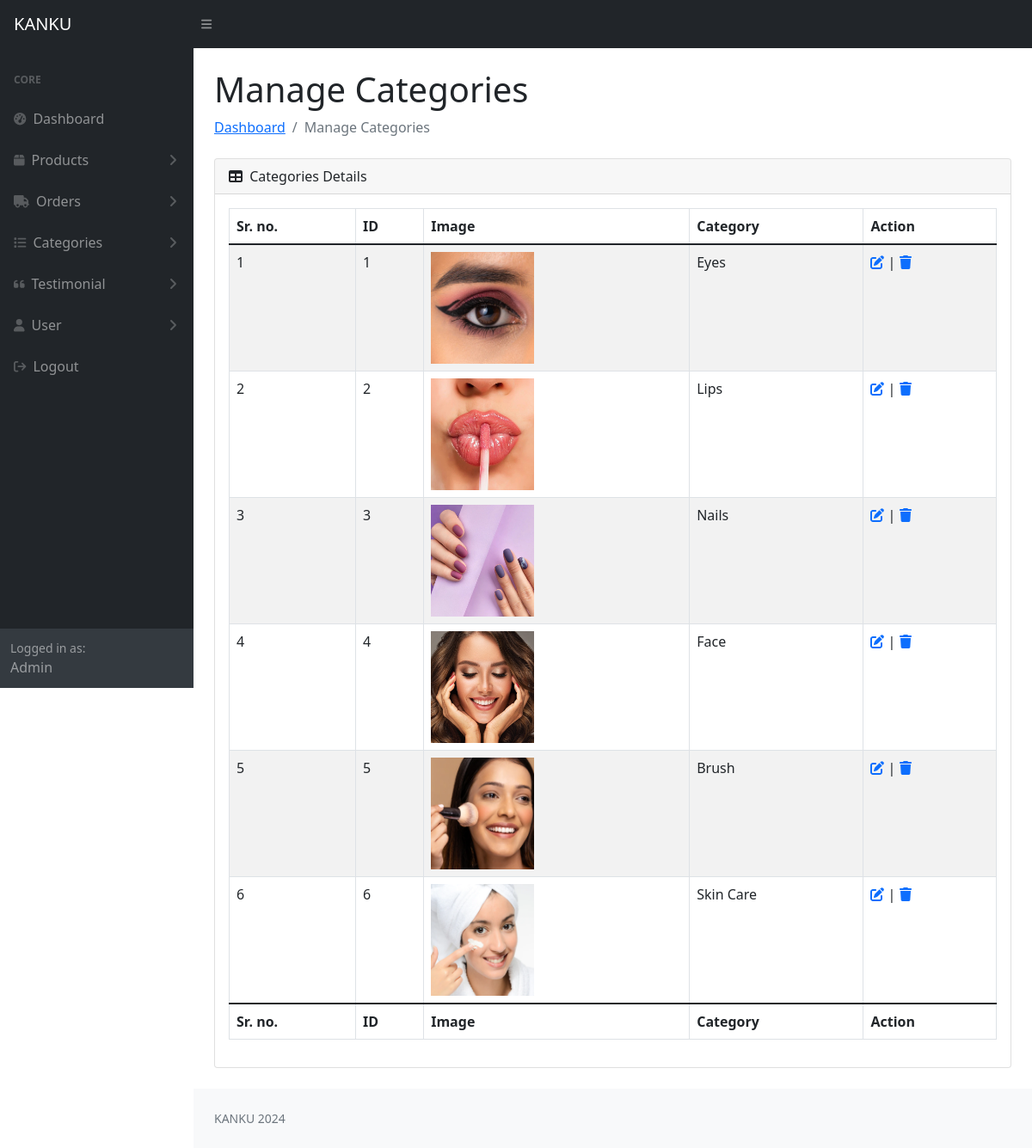
The app's page /manage-categories.php with its own data.
### tables this page shows
CREATE TABLE `category` (
  `c_id` int(100) NOT NULL,
  `c_name` varchar(255) NOT NULL,
  `c_img` varchar(255) NOT NULL
);

### manage-categories.php (the view, shortened to what this page needs)
<!DOCTYPE html>
<html lang="en">
    <head>
          <link href="https://cdn.jsdelivr.net/npm/simple-datatables@latest/dist/style.css" rel="stylesheet" />
        <link href="css/styles.css" rel="stylesheet" />
    </head>
    <body class="sb-nav-fixed">
 <?php include_once('includes/header.php');?>
        <div id="layoutSidenav">
       <?php include_once('includes/leftbar.php');?>
            <div id="layoutSidenav_content">
                <main>
                    <div class="container-fluid px-4">
                        <h1 class="mt-4">Manage Categories</h1>
                        <ol class="breadcrumb mb-4">
                            <li class="breadcrumb-item"><a href="dashboard.php">Dashboard</a></li>
                            <li class="breadcrumb-item active">Manage Categories</li>
                        </ol>
                        <div class="card mb-4">
                            <div class="card-header">
                                <i class="fas fa-table me-1"></i>
                               Categories Details
                            </div>
                            <div class="card-body table-responsive">
                            <table id="datatablesSimple" class="table table-striped table-bordered" >
                                    <thead>
                                        <tr>
                                        <th>Sr. no.</th>
                                            <th>ID</th>
                                            <th>Image</th>
                                            <th>Category</th>
                                            <th>Action</th>
                                        </tr>
                                    </thead>
                                    <tfoot>
                                        <tr>
                                        <th>Sr. no.</th>
                                            <th>ID</th>
                                            <th>Image</th>
                                            <th>Category</th>
                                            <th>Action</th>
                                        </tr>
                                    </tfoot>
                                    <tbody>
                                    <?php
                                    $query=mysqli_query($con,"select * from category");
                                    $cnt=1;
                                    while($row=mysqli_fetch_array($query))
                                    {
                                    ?>
                                        <tr>
                                            <td><?php echo htmlentities($cnt);?></td>
                                            <td><?php echo htmlentities($row['c_id']);?></td>
                                            <td><img src="img/<?php echo htmlentities($row['c_img']);?>" height=130px; width=120px;></img></td>
                                            <td><?php echo htmlentities($row['c_name']);?></td>
                                            <td>
                                            <a href="update-category.php?c_id=<?php echo $row['c_id']?>"><i class="fas fa-edit"></i></a> |
                                            <a href="manage-categories.php?c_id=<?php echo $row['c_id']?>&del=delete" onClick="return confirm('Are you sure you want to delete?')"><i class="fa fa-trash" aria-hidden="true"></i></a></td>
                                        </tr>
                                        <?php $cnt=$cnt+1; } ?>
                                    </tbody>
                                </table>
                            </div>
                        </div>
                    </div>
                </main>
<?php include_once('includes/footer.php');?>
            </div>
        </div>
    </body>
</html>

### includes/header.php
<nav class="sb-topnav navbar navbar-expand navbar-dark bg-dark">
    <a class="navbar-brand ps-3" href="index.php">KANKU</a>
    <button class="btn btn-link btn-sm order-1 order-lg-0 me-4 me-lg-0" id="sidebarToggle" href="#!"><i class="fas fa-bars"></i></button>
</nav>

### includes/leftbar.php (shortened to what this page needs)
<div id="layoutSidenav_nav">
    <nav class="sb-sidenav accordion sb-sidenav-dark" id="sidenavAccordion">
        <div class="sb-sidenav-menu">
            <div class="nav">
                <div class="sb-sidenav-menu-heading">Core</div>
                <a class="nav-link" href="dashboard.php">
                    <div class="sb-nav-link-icon"><i class="fas fa-tachometer-alt"></i></div>
                    Dashboard
                </a>
                <a class="nav-link collapsed" href="#" data-bs-toggle="collapse" data-bs-target="#collapsePages"
                    aria-expanded="false" aria-controls="collapsePages">
                    <div class="sb-nav-link-icon"><i class="fas fa-box"></i></div>
                    Products
                    <div class="sb-sidenav-collapse-arrow"><i class="fas fa-angle-down"></i></div>
                </a>
                <a class="nav-link collapsed" href="#" data-bs-toggle="collapse" data-bs-target="#collapseLayouts1"
                    aria-expanded="false" aria-controls="collapseLayouts1">
                    <div class="sb-nav-link-icon"><i class="fas fa-truck"></i></div>
                    Orders
                    <div class="sb-sidenav-collapse-arrow"><i class="fas fa-angle-down"></i></div>
                </a>
                <a class="nav-link collapsed" href="#" data-bs-toggle="collapse" data-bs-target="#collapseLayouts"
                    aria-expanded="false" aria-controls="collapseLayouts">
                    <div class="sb-nav-link-icon"><i class="fas fa-list"></i></div>
                    Categories
                    <div class="sb-sidenav-collapse-arrow"><i class="fas fa-angle-down"></i></div>
                </a>
                <a class="nav-link collapsed" href="#" data-bs-toggle="collapse" data-bs-target="#collapseLayouts2"
                    aria-expanded="false" aria-controls="collapseLayouts2">
                    <div class="sb-nav-link-icon"><i class="fas fa-quote-left"></i></div>
                    Testimonial
                    <div class="sb-sidenav-collapse-arrow"><i class="fas fa-angle-down"></i></div>
                </a>
                <a class="nav-link collapsed" href="#" data-bs-toggle="collapse" data-bs-target="#collapseLayouts3"
                    aria-expanded="false" aria-controls="collapseLayouts3">
                    <div class="sb-nav-link-icon"><i class="fas fa-user"></i></div>
                    User
                    <div class="sb-sidenav-collapse-arrow"><i class="fas fa-angle-down"></i></div>
                </a>
                <a class="nav-link" href="logout.php">
                    <div class="sb-nav-link-icon"><i class="fa fa-sign-out"></i></div>
                    Logout
                </a>
            </div>
        </div>
        <div class="sb-sidenav-footer">
            <div class="small">Logged in as:</div>
            <?php echo "Admin"; ?>
        </div>
    </nav>
</div>

### includes/footer.php
<div id="layoutAuthentication_footer">
      <footer class="py-4 bg-light mt-auto">
          <div class="container-fluid px-4">
              <div class="d-flex align-items-center justify-content-between small">
                  <div class="text-muted"> KANKU <?php echo date('Y');?></div>
              </div>
          </div>
      </footer>
  </div>

### records on screen
category: c_id "1", c_img (picture), c_name "Eyes"
category: c_id "2", c_img (picture), c_name "Lips"
category: c_id "3", c_img (picture), c_name "Nails"
category: c_id "4", c_img (picture), c_name "Face"
category: c_id "5", c_img (picture), c_name "Brush"
category: c_id "6", c_img (picture), c_name "Skin Care"
